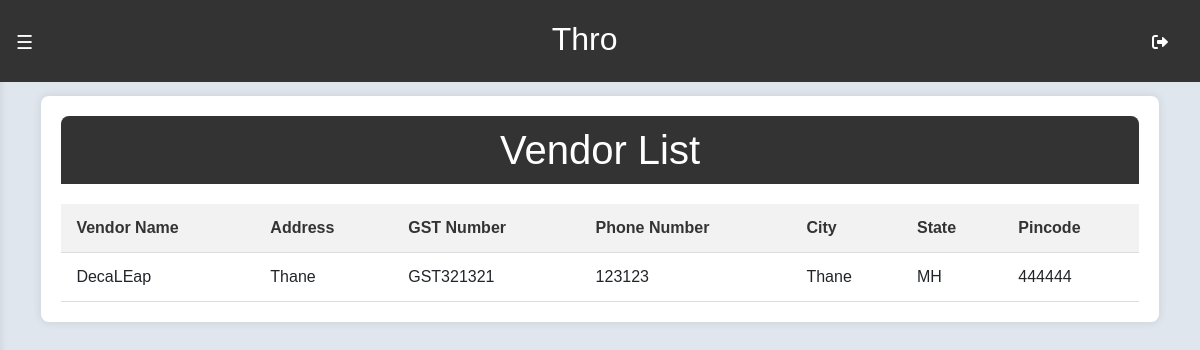
/vendorList/, run on the app's committed database.
### api/models.py (models this page shows, shortened)
class Vendor(models.Model):
    vendor_id = models.CharField(max_length=10)
    STATES_CHOICES = [
        ('AN', 'Andaman and Nicobar Islands'),
        ('AP', 'Andhra Pradesh'),
        ('AR', 'Arunachal Pradesh'),
        ('AS', 'Assam'),
        ('BR', 'Bihar'),
        ('CH', 'Chandigarh'),
        ('CT', 'Chhattisgarh'),
        ('DL', 'Delhi'),
        ('GA', 'Goa'),
        ('GJ', 'Gujarat'),
        ('HR', 'Haryana'),
        ('HP', 'Himachal Pradesh'),
        ('JK', 'Jammu and Kashmir'),
        ('JH', 'Jharkhand'),
        ('KA', 'Karnataka'),
        ('KL', 'Kerala'),
        ('LA', 'Ladakh'),
        ('LD', 'Lakshadweep'),
        ('MP', 'Madhya Pradesh'),
        ('MH', 'Maharashtra'),
        ('MN', 'Manipur'),
        ('ML', 'Meghalaya'),
        ('MZ', 'Mizoram'),
        ('NL', 'Nagaland'),
        ('OR', 'Odisha'),
        ('PY', 'Puducherry'),
        ('PB', 'Punjab'),
        ('RJ', 'Rajasthan'),
        ('SK', 'Sikkim'),
        ('TN', 'Tamil Nadu'),
        ('TG', 'Telangana'),
        ('TR', 'Tripura'),
        ('UP', 'Uttar Pradesh'),
        ('UT', 'Uttarakhand'),
        ('WB', 'West Bengal'),
    ]
    vendorName = models.CharField(max_length=100)
    vendorAddress = models.CharField(max_length=200)
    vendorGstNumber = models.CharField(max_length=50)
    vendorPhoneNumber = models.CharField(max_length=20)
    city = models.CharField(max_length=100)
    state = models.CharField(max_length=2, choices=STATES_CHOICES)
    pincode = models.CharField(max_length=10)

### api/views.py (the view)
# urls.py: path('vendorList/', views.vendorList, name='vendorList'),
def vendorList(request):
    vendors = Vendor.objects.all()
    return render(request, 'vendorList.html', {'vendors': vendors})

### api/templates/vendorList.html (shortened to what this page needs)
{% extends 'base.html' %}
{% block content %}
<div class="container">
    <h1>Vendor List</h1>
    <table>
        <thead>
            <tr>
                <th>Vendor Name</th>
                <th>Address</th>
                <th>GST Number</th>
                <th>Phone Number</th>
                <th>City</th>
                <th>State</th>
                <th>Pincode</th>
            </tr>
        </thead>
        <tbody>
            {% for vendor in vendors %}
            <tr>
                <td>{{ vendor.vendorName }}</td>
                <td>{{ vendor.vendorAddress }}</td>
                <td>{{ vendor.vendorGstNumber }}</td>
                <td>{{ vendor.vendorPhoneNumber }}</td>
                <td>{{ vendor.city }}</td>
                <td>{{ vendor.state }}</td>
                <td>{{ vendor.pincode }}</td>
            </tr>
            {% endfor %}
        </tbody>
    </table>
</div>
{% endblock %}

### assets/css/base.css (style rules this page uses)
body { margin: 0; font-family: Arial, sans-serif; background-color: #e0e6ed; }

### api/templates/vendorList.html (style rules this page uses)
.container { max-width: 95%; margin: 20px auto; padding: 20px; background-color: #fff; border-radius: 8px; box-shadow: 0 0 10px rgba(0, 0, 0, 0.1); margin-top: 0%; }
h1 { text-align: center; color: white; background-color: #333; padding: 10px; margin-top: 0; border-top-left-radius: 8px; border-top-right-radius: 8px; }
table { width: 100%; border-collapse: collapse; margin-top: 20px; }
th, td { padding: 12px 15px; text-align: left; border-bottom: 1px solid #ddd; }
th { background-color: #f2f2f2; color: #333; }

### data on the page
Vendor: vendorName "DecaLEap", vendorAddress "Thane", vendorGstNumber "GST321321", vendorPhoneNumber "123123", city "Thane", state "MH", pincode "444444"
